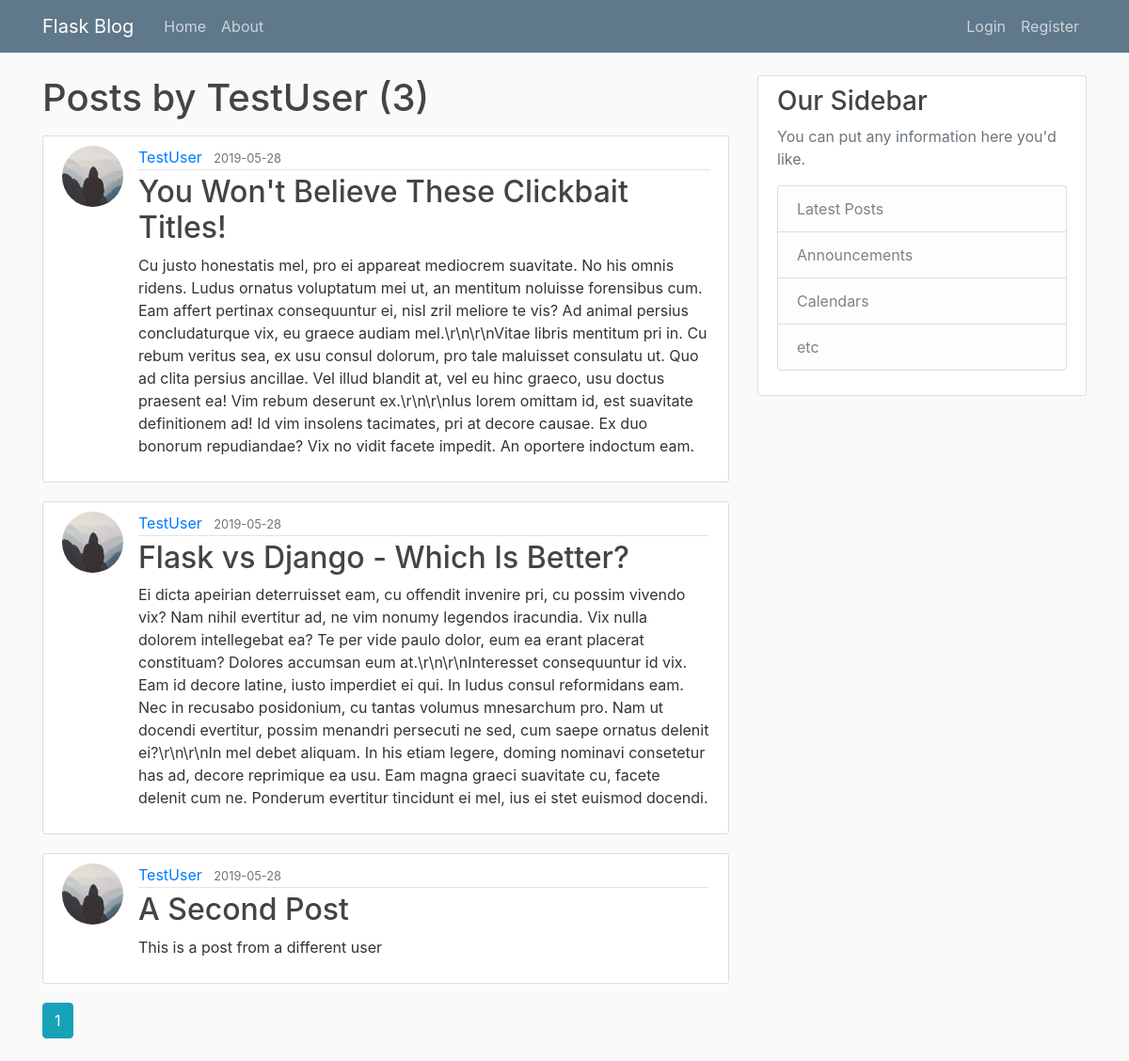
Page /user/TestUser on the committed database.
### flaskblog/models.py (models this page shows, shortened)
class User(db.Model, UserMixin):
    id = db.Column(db.Integer, primary_key=True)
    username = db.Column(db.String(20), unique=True, nullable=False)
    email = db.Column(db.String(120), unique=True, nullable=False)
    image_file = db.Column(db.String(20), nullable=False,
                           default='default.jpg')
    password = db.Column(db.String(60), nullable=False)
    posts = db.relationship('Post', backref='author', lazy=True)

class Post(db.Model):
    id = db.Column(db.Integer, primary_key=True)
    title = db.Column(db.String(100), nullable=False)
    date_posted = db.Column(db.DateTime, nullable=False,
                            default=datetime.utcnow)
    content = db.Column(db.Text, nullable=False)
    user_id = db.Column(db.Integer, db.ForeignKey('user.id'), nullable=False)

### flaskblog/routes.py (the view)
@app.route("/user/<string:username>")
def user_posts(username):
    page = request.args.get('page', 1, type=int)
    user = User.query.filter_by(username=username).first_or_404()
    posts = Post.query.filter_by(author=user)\
        .order_by(Post.date_posted.desc()) \
        .paginate(page=page, per_page=5)
    return render_template('user_posts.html', posts=posts, user=user)

### flaskblog/templates/user_posts.html
{% extends "layout.html" %} {% block content %}
<h1 class="mb-3">Posts by {{ user.username }} ({{ posts.total }})</h1>
{% for post in posts.items %}
<article class="media content-section">
  <img
    class="rounded-circle article-img"
    src="{{ url_for('static', filename='profile_pics/' + post.author.image_file) }}"
  />
  <div class="media-body">
    <div class="article-metadata">
      <a
        class="mr-2"
        href="{{ url_for('user_posts', username=post.author.username) }}"
        >{{ post.author.username }}</a
      >
      <small class="text-muted">{{
        post.date_posted.strftime("%Y-%m-%d")
      }}</small>
    </div>
    <h2>
      <a class="article-title" href="{{ url_for('post', post_id=post.id)}}">{{
        post.title
      }}</a>
    </h2>
    <p class="article-content">{{ post.content }}</p>
  </div>
</article>
{% endfor %} {% for page_num in posts.iter_pages(left_edge=1, right_edge=1,
left_current=1, right_current=2) %} {% if page_num %} {% if posts.page ==
page_num %}
<a
  class="btn btn-info mb-4"
  href="{{ url_for('user_posts', username=user.username, page=page_num) }}"
  >{{ page_num }}</a
>
{% else %}
<a
  class="btn btn-outline-info mb-4"
  href="{{ url_for('user_posts', username=user.username, page=page_num) }}"
  >{{ page_num }}</a
>
{% endif %} {% else %} ... {% endif %} {% endfor %} {% endblock content %}

### flaskblog/static/main.css (style rules this page uses)
body { background: #fafafa; color: #333333; margin-top: 5rem; }
h1, h2, h3, h4, h5, h6 { color: #444444; }
.content-section { background: #ffffff; padding: 10px 20px; border: 1px solid #dddddd; border-radius: 3px; margin-bottom: 20px; }
.article-title { color: #444444; }
.article-content { white-space: pre-line; }
.article-img { height: 65px; width: 65px; margin-right: 16px; }
.article-metadata { padding-bottom: 1px; margin-bottom: 4px; border-bottom: 1px solid #e3e3e3; }

### rows in the picture
User: username "TestUser"
Post: image_file (placeholder picture), author.username "TestUser", date_posted "2019-05-28", title "You Won't Believe These Clickbait Titles!", content "Cu justo honestatis mel, pro ei appareat mediocrem suavitate. No his omnis ridens. Ludus ornatus voluptatum mei ut, an mentitum noluisse forensibus cum. Eam affert pertinax consequuntur ei, nisl zril meliore te vis? Ad animal persius concludaturque vix, eu graece audiam mel.\\r\\n\\r\\nVitae libris mentitum pri in. Cu rebum veritus sea, ex usu consul dolorum, pro tale maluisset consulatu ut. Quo ad clita persius ancillae. Vel illud blandit at, vel eu hinc graeco, usu doctus praesent ea! Vim rebum deserunt ex.\\r\\n\\r\\nIus lorem omittam id, est suavitate definitionem ad! Id vim insolens tacimates, pri at decore causae. Ex duo bonorum repudiandae? Vix no vidit facete impedit. An oportere indoctum…"
Post: image_file (placeholder picture), author.username "TestUser", date_posted "2019-05-28", title "Flask vs Django - Which Is Better?", content "Ei dicta apeirian deterruisset eam, cu offendit invenire pri, cu possim vivendo vix? Nam nihil evertitur ad, ne vim nonumy legendos iracundia. Vix nulla dolorem intellegebat ea? Te per vide paulo dolor, eum ea erant placerat constituam? Dolores accumsan eum at.\\r\\n\\r\\nInteresset consequuntur id vix. Eam id decore latine, iusto imperdiet ei qui. In ludus consul reformidans eam. Nec in recusabo posidonium, cu tantas volumus mnesarchum pro. Nam ut docendi evertitur, possim menandri persecuti ne sed, cum saepe ornatus delenit ei?\\r\\n\\r\\nIn mel debet aliquam. In his etiam legere, doming nominavi consetetur has ad, decore reprimique ea usu. Eam magna graeci suavitate cu, facete delenit cum ne.…"
Post: image_file (placeholder picture), author.username "TestUser", date_posted "2019-05-28", title "A Second Post", content "This is a post from a different user"

### other values in the picture
{{ posts.total }} "3"
{{ page_num }} "1"
